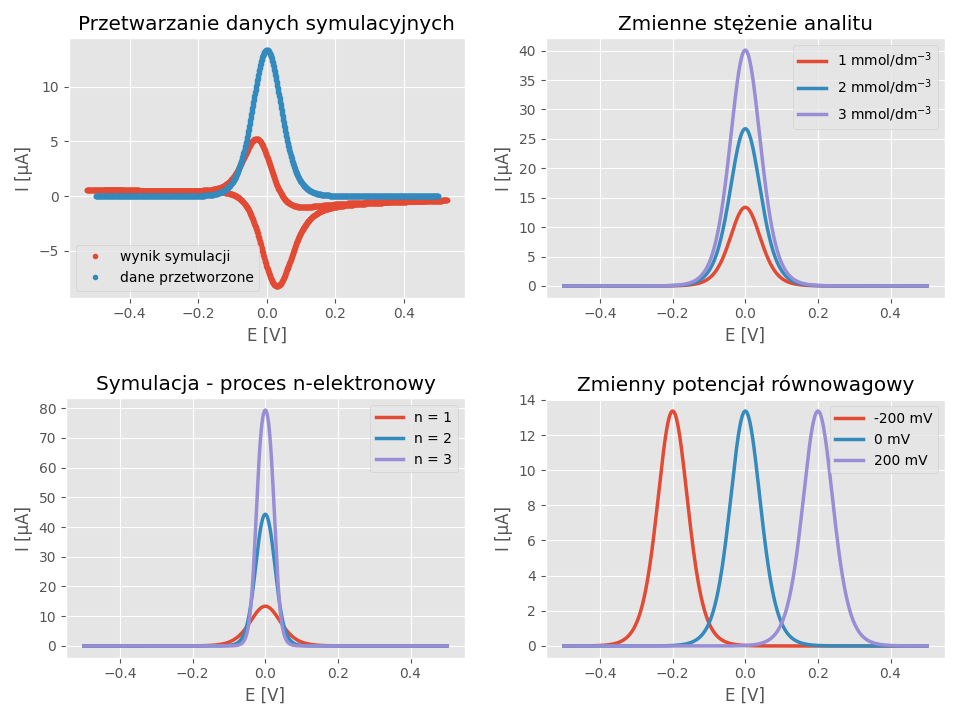

The Python source for this figure:
import matplotlib.pyplot as plt
import numpy as np
import sys
from PIL import Image
from results.results import results_sim_dir


def simulation_results_merge():
    filenames = [
        f"{results_sim_dir}/visual/swv_visual.png",
        f"{results_sim_dir}/var_initial_concentration/swv_curve_var_initial_concentration.png",
        f"{results_sim_dir}/var_no_of_electrons/swv_curve_var_no_of_electrons.png",
        f"{results_sim_dir}/var_redox_potential/swv_curve_var_redox_potential.png"
    ]

    images = [Image.open(x) for x in filenames]
    width, height = images[0].size

    merged = Image.new('RGB', (width * 2, height * 2))
    merged.paste(images[0], (0, 0))
    merged.paste(images[1], (width, 0))
    merged.paste(images[2], (0, height))
    merged.paste(images[3], (width, height))

    merged.save("simulation_results_merge.png", "PNG")


if __name__ == '__main__':
    simulation_results_merge()
